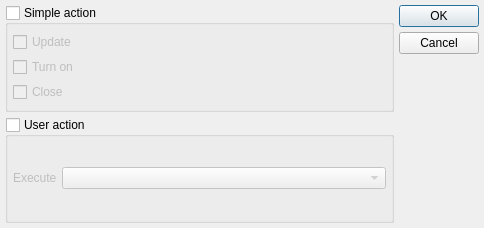
<?xml version="1.0" encoding="UTF-8"?>
<ui version="4.0">
 <class>eActionButton</class>
 <widget class="QDialog" name="eActionButton">
  <property name="geometry">
   <rect>
    <x>0</x>
    <y>0</y>
    <width>484</width>
    <height>228</height>
   </rect>
  </property>
  <property name="windowTitle">
   <string>Action button</string>
  </property>
  <layout class="QGridLayout">
   <item row="0" column="0">
    <widget class="QGroupBox" name="Action">
     <property name="sizePolicy">
      <sizepolicy hsizetype="MinimumExpanding" vsizetype="Preferred">
       <horstretch>0</horstretch>
       <verstretch>0</verstretch>
      </sizepolicy>
     </property>
     <property name="title">
      <string>Simple action</string>
     </property>
     <property name="checkable">
      <bool>true</bool>
     </property>
     <property name="checked">
      <bool>false</bool>
     </property>
     <property name="midLineWidth" stdset="0">
      <number>0</number>
     </property>
     <property name="exclusive" stdset="0">
      <bool>false</bool>
     </property>
     <property name="radioButtonExclusive" stdset="0">
      <bool>false</bool>
     </property>
     <layout class="QGridLayout">
      <item row="0" column="0">
       <layout class="QGridLayout">
        <item row="0" column="0">
         <widget class="QCheckBox" name="cbUpdate">
          <property name="text">
           <string>Update</string>
          </property>
         </widget>
        </item>
        <item row="3" column="0">
         <widget class="QCheckBox" name="cbClose">
          <property name="text">
           <string>Close</string>
          </property>
         </widget>
        </item>
        <item row="1" column="0">
         <widget class="QCheckBox" name="cbTurnon">
          <property name="text">
           <string>Turn on</string>
          </property>
         </widget>
        </item>
       </layout>
      </item>
     </layout>
    </widget>
   </item>
   <item row="1" column="0">
    <widget class="QGroupBox" name="Script">
     <property name="title">
      <string>User action</string>
     </property>
     <property name="checkable">
      <bool>true</bool>
     </property>
     <property name="checked">
      <bool>false</bool>
     </property>
     <property name="exclusive" stdset="0">
      <bool>false</bool>
     </property>
     <property name="radioButtonExclusive" stdset="0">
      <bool>false</bool>
     </property>
     <layout class="QVBoxLayout">
      <item>
       <layout class="QHBoxLayout">
        <item>
         <widget class="QLabel" name="textLabel1">
          <property name="sizePolicy">
           <sizepolicy hsizetype="Fixed" vsizetype="Preferred">
            <horstretch>0</horstretch>
            <verstretch>0</verstretch>
           </sizepolicy>
          </property>
          <property name="text">
           <string>Execute</string>
          </property>
          <property name="wordWrap">
           <bool>false</bool>
          </property>
         </widget>
        </item>
        <item>
         <widget class="QComboBox" name="cbAction"/>
        </item>
       </layout>
      </item>
     </layout>
    </widget>
   </item>
   <item row="0" column="1" rowspan="2">
    <layout class="QVBoxLayout">
     <item>
      <widget class="QPushButton" name="pushButton1">
       <property name="sizePolicy">
        <sizepolicy hsizetype="Minimum" vsizetype="Fixed">
         <horstretch>0</horstretch>
         <verstretch>0</verstretch>
        </sizepolicy>
       </property>
       <property name="text">
        <string>OK</string>
       </property>
      </widget>
     </item>
     <item>
      <widget class="QPushButton" name="pushButton2">
       <property name="sizePolicy">
        <sizepolicy hsizetype="Minimum" vsizetype="Fixed">
         <horstretch>0</horstretch>
         <verstretch>0</verstretch>
        </sizepolicy>
       </property>
       <property name="text">
        <string>Cancel</string>
       </property>
      </widget>
     </item>
     <item>
      <spacer name="spacer1">
       <property name="orientation">
        <enum>Qt::Vertical</enum>
       </property>
       <property name="sizeType">
        <enum>QSizePolicy::Expanding</enum>
       </property>
       <property name="sizeHint" stdset="0">
        <size>
         <width>20</width>
         <height>121</height>
        </size>
       </property>
      </spacer>
     </item>
    </layout>
   </item>
  </layout>
 </widget>
 <layoutdefault spacing="5" margin="5"/>
 <pixmapfunction>qPixmapFromMimeSource</pixmapfunction>
 <includes>
  <include location="local">wactionbutton.h</include>
  <include location="local">awidget.h</include>
 </includes>
 <resources/>
 <connections>
  <connection>
   <sender>Action</sender>
   <signal>toggled(bool)</signal>
   <receiver>eActionButton</receiver>
   <slot>Action_toggled(bool)</slot>
   <hints>
    <hint type="sourcelabel">
     <x>20</x>
     <y>20</y>
    </hint>
    <hint type="destinationlabel">
     <x>20</x>
     <y>20</y>
    </hint>
   </hints>
  </connection>
  <connection>
   <sender>Script</sender>
   <signal>toggled(bool)</signal>
   <receiver>eActionButton</receiver>
   <slot>Script_toggled(bool)</slot>
   <hints>
    <hint type="sourcelabel">
     <x>20</x>
     <y>20</y>
    </hint>
    <hint type="destinationlabel">
     <x>20</x>
     <y>20</y>
    </hint>
   </hints>
  </connection>
  <connection>
   <sender>pushButton1</sender>
   <signal>clicked()</signal>
   <receiver>eActionButton</receiver>
   <slot>accept()</slot>
   <hints>
    <hint type="sourcelabel">
     <x>20</x>
     <y>20</y>
    </hint>
    <hint type="destinationlabel">
     <x>20</x>
     <y>20</y>
    </hint>
   </hints>
  </connection>
  <connection>
   <sender>pushButton2</sender>
   <signal>clicked()</signal>
   <receiver>eActionButton</receiver>
   <slot>reject()</slot>
   <hints>
    <hint type="sourcelabel">
     <x>20</x>
     <y>20</y>
    </hint>
    <hint type="destinationlabel">
     <x>20</x>
     <y>20</y>
    </hint>
   </hints>
  </connection>
 </connections>
</ui>
